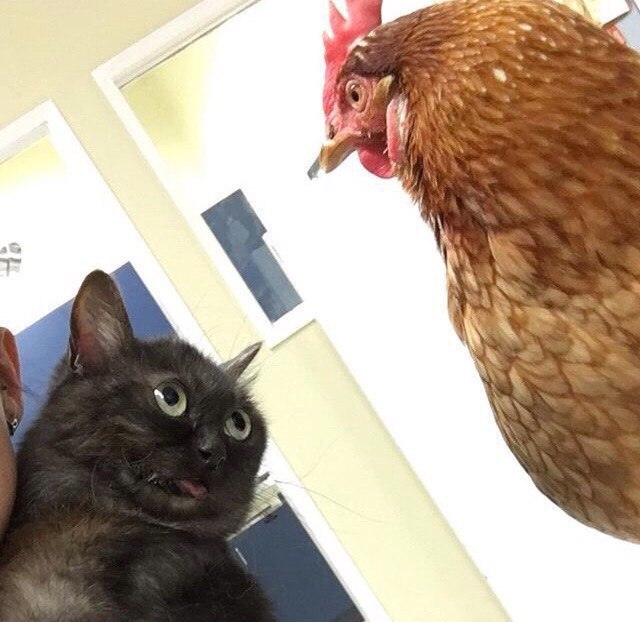
#> input picture sample.png, 640 x 622 px, given in place of variant-7.jpg, which was not available
$ python 31.03.2026lab8.py
#> lines starting #> are read from the running program, lines starting #| are printed output that depends on the picture; pictures that were not available may be replaced by others from this repository, and a replacement may not be noted
import math
import time
import cv2


def image_processing():
    img = cv2.imread("variant-7.jpg")
#> img is the input picture: shape (622, 640, 3); mean B, G, R 146, 163.3, 180.3

    # 同时翻转（水平+垂直），即旋转180度
    both_flip = cv2.flip(img, -1)
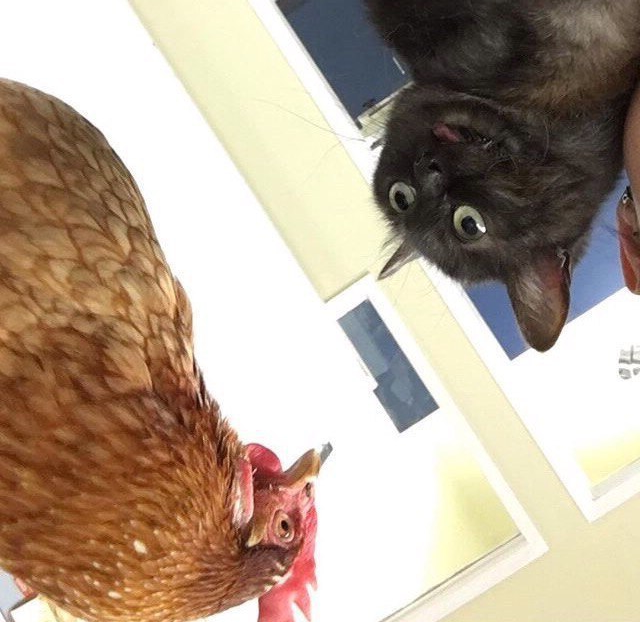
#> both_flip: shape (622, 640, 3); mean B, G, R 146, 163.3, 180.3

    cv2.imshow('Original', img)
    cv2.imshow('Both Flips (180 deg)', both_flip)

    cv2.imwrite("variant-7_print.jpg", both_flip)
    cv2.waitKey(0)
    cv2.destroyAllWindows()


def video_processing():
    # 读取灰度模板并增强对比度
    template = cv2.imread("ref-point.jpg", cv2.IMREAD_GRAYSCALE)
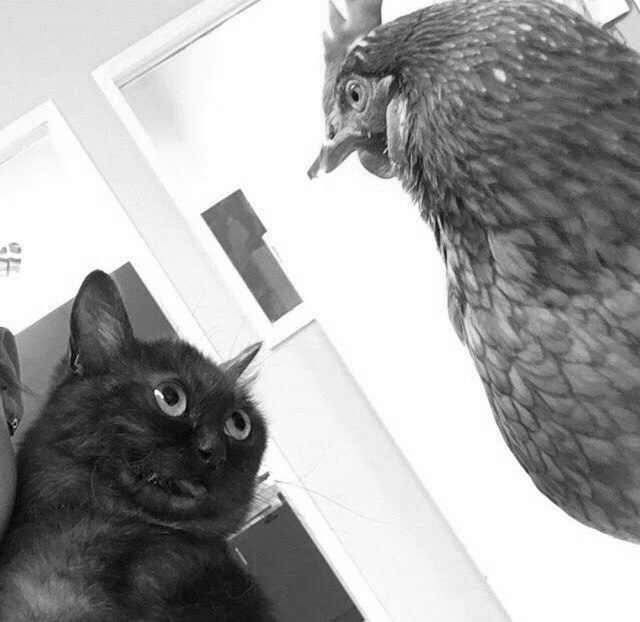
#> template: shape (622, 640); min 1, max 255, mean 166
    if template is None:
        print("There is no photo!")
        return

    template = cv2.equalizeHist(template)
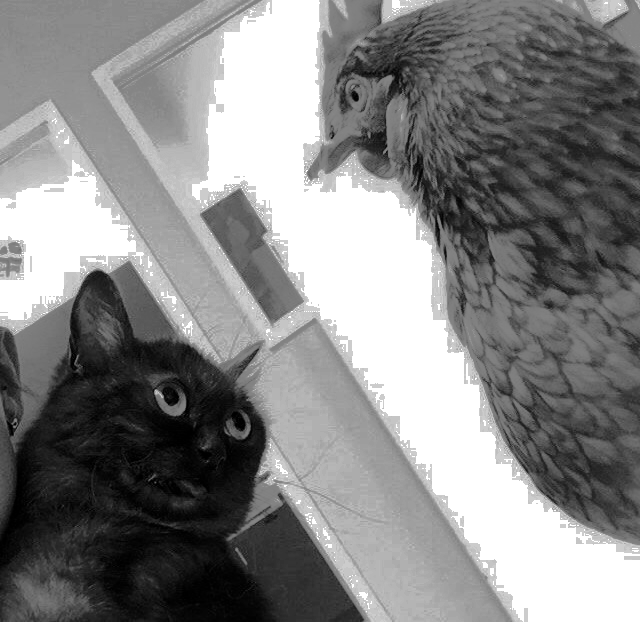
#> template: shape (622, 640); min 0, max 255, mean 133.3
    t_h, t_w = template.shape[:2]
#> t_h = 622; t_w = 640

    # 打开摄像头（0 为内置摄像头）
    cap = cv2.VideoCapture(0)
    if not cap.isOpened():
        print("Can't open the camera!")
        return

    # 加载带透明通道的苍蝇图片
    fly = cv2.imread("fly64.png", cv2.IMREAD_UNCHANGED)
    if fly is None:
        print("There's no fly!")
        fly = None

    threshold = 0.45               # 匹配阈值(低)
    down_points = (640, 480)       # 降低分辨率提高处理速度
    frame_counter = 0              # 控制打印频率

    while True:
        ret, frame = cap.read()
        if not ret:
            break

        frame = cv2.resize(frame, down_points, interpolation=cv2.INTER_LINEAR)  # 缩放图像
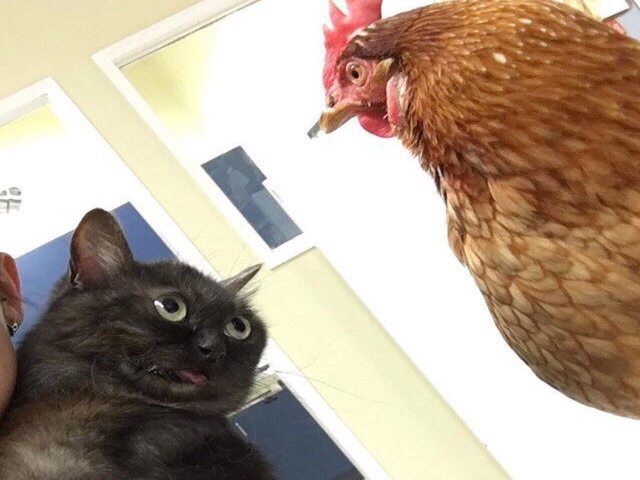
#> frame: shape (480, 640, 3); mean B, G, R 145.9, 163.2, 180.3

        # 灰度化 + 直方图均衡化
        gray = cv2.cvtColor(frame, cv2.COLOR_BGR2GRAY)
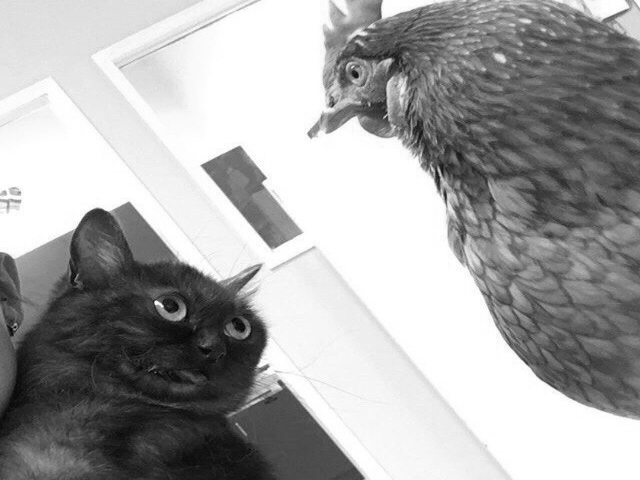
#> gray: shape (480, 640); min 3, max 255, mean 166.3
        gray = cv2.equalizeHist(gray)
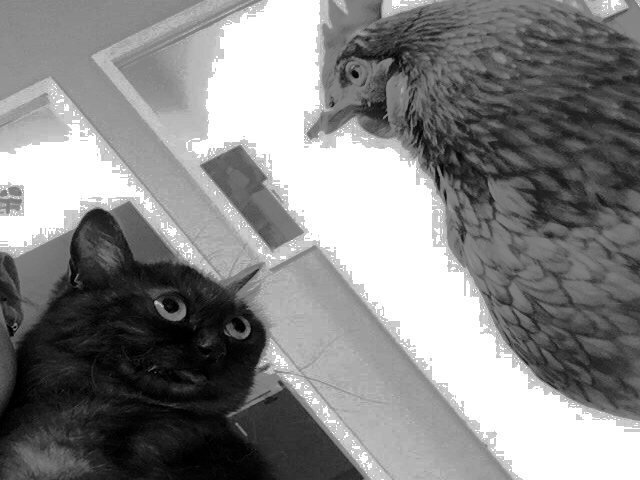
#> gray: shape (480, 640); min 0, max 255, mean 133.7

        # 模板匹配
        result = cv2.matchTemplate(gray, template, cv2.TM_CCOEFF_NORMED)
#> result = 143 values, max 0.833 at index 73, min 0.58 at index 0, mean 0.754
        _, max_val, _, max_loc = cv2.minMaxLoc(result)
#> max_val = 0.833; max_loc = (0, 73)

        # 获取画面中心坐标
        frame_h, frame_w = frame.shape[:2]
#> frame_h = 480; frame_w = 640
        center_x = frame_w // 2
#> center_x = 320
        center_y = frame_h // 2
#> center_y = 240

        if max_val >= threshold:
            # 匹配区域左上角及右下角
            top_left = max_loc
#> top_left = (0, 73)
            bottom_right = (top_left[0] + t_w, top_left[1] + t_h)
#> bottom_right = (640, 695)

            # 绘制绿色矩形
            cv2.rectangle(frame, top_left, bottom_right, (0, 0, 225), 2)

            # 匹配区域的中心点
            match_cx = top_left[0] + t_w // 2
#> match_cx = 320
            match_cy = top_left[1] + t_h // 2
#> match_cy = 384
            cv2.circle(frame, (match_cx, match_cy), 5, (0, 0, 255), -1)
#> frame: shape (480, 640, 3); mean B, G, R 144.6, 161.6, 180.7

            # 叠加苍蝇图片
            if fly is not None:
                fh, fw = fly.shape[:2]
                x1 = match_cx - fw // 2
                y1 = match_cy - fh // 2
                x2 = x1 + fw
                y2 = y1 + fh

                # 确保 ROI 在画面内
                if 0 <= x1 and x2 < frame_w and 0 <= y1 and y2 < frame_h:
                    if fly.shape[2] == 4:          # BGRA 格式
                        b_ch, g_ch, r_ch, alpha = cv2.split(fly)
                        roi = frame[y1:y2, x1:x2]
                        mask = alpha
                        mask_inv = cv2.bitwise_not(mask)

                        bg = cv2.bitwise_and(roi, roi, mask=mask_inv)
                        fg = cv2.bitwise_and(
                            cv2.merge((b_ch, g_ch, r_ch)),
                            cv2.merge((b_ch, g_ch, r_ch)),
                            mask=mask
                        )
                        frame[y1:y2, x1:x2] = cv2.add(bg, fg)
                    else:
                        frame[y1:y2, x1:x2] = fly

            # 计算到画面中心的欧氏距离
            dx = match_cx - center_x
#> dx = 0
            dy = match_cy - center_y
#> dy = 144
            dist = int(math.sqrt(dx * dx + dy * dy))
#> dist = 144

            # 显示距离
            cv2.putText(
                frame, f"Distance: {dist} px", (20, 40),
                cv2.FONT_HERSHEY_SIMPLEX, 1, (0, 0, 255), 2
            )
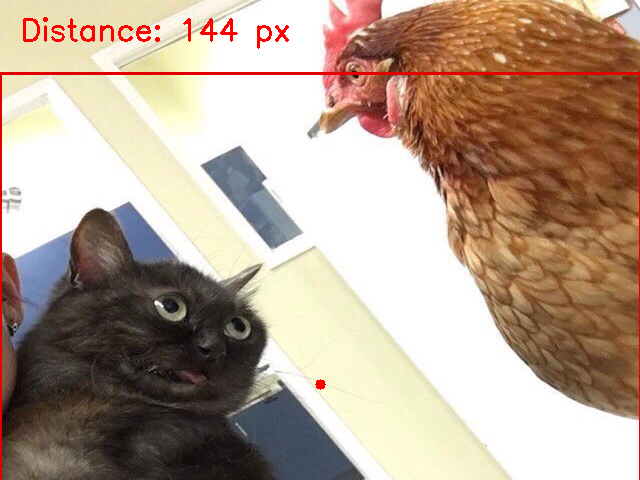
#> frame: shape (480, 640, 3); mean B, G, R 143.4, 160.3, 180.7

            # 每隔5帧打印一次坐标和距离
            if frame_counter % 5 == 0:
                print(f"Object center: ({match_cx}, {match_cy}), Distance: {dist} px")
#| Object center: (320, 384), Distance: 144 px

        else:
            cv2.putText(
                frame, "No object detected", (20, 40),
                cv2.FONT_HERSHEY_SIMPLEX, 1, (0, 0, 255), 2
            )

        cv2.imshow('frame', frame)

        if cv2.waitKey(1) & 0xFF == ord('q'):
#> (key q is pressed here)
            break

        time.sleep(0.1)
        frame_counter += 1

    cap.release()
    cv2.destroyAllWindows()


if __name__ == '__main__':
    image_processing()
    video_processing()
